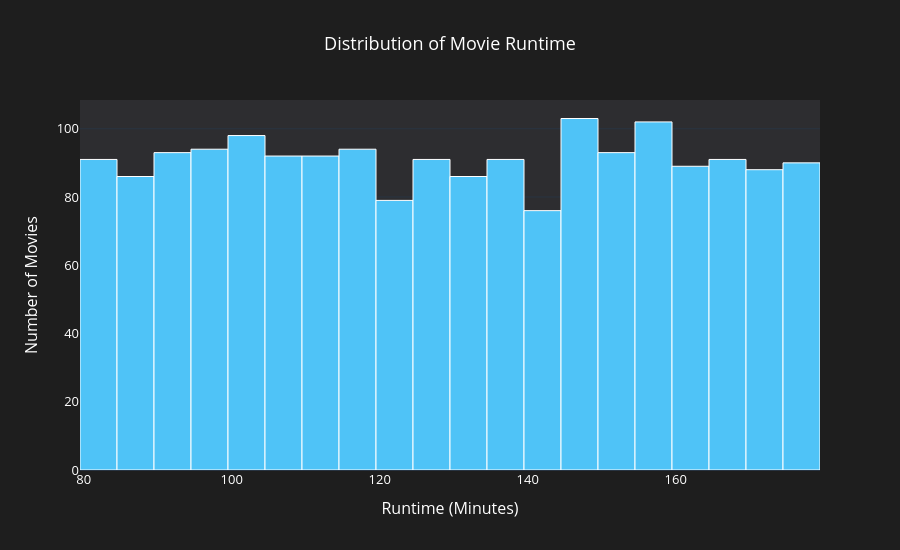

Here is the notebook cell this chart was saved with:
### Markdown cell above
## 6. Runtime Distribution

This histogram shows how movie runtimes are distributed across the dataset. It helps identify the most common movie duration and detect unusually short or long movies.

### Code cell
import plotly.express as px

fig = px.histogram(
    df,
    x="runtime",
    nbins=25,
    title="Distribution of Movie Runtime"
)

fig.update_traces(
    marker=dict(
        color="#4FC3F7",      # Electric Blue
        line=dict(color="white", width=1)
    ),
    hovertemplate="Runtime: %{x} mins<br>Movies: %{y}<extra></extra>"
)

fig.update_layout(
    template="plotly_dark",
    paper_bgcolor="#1E1E1E",
    plot_bgcolor="#2D2D30",
    font=dict(color="white", size=13),
    title=dict(
        text="Distribution of Movie Runtime",
        x=0.5
    ),
    xaxis_title="Runtime (Minutes)",
    yaxis_title="Number of Movies",
    height=550
)

fig.show()

### Figure 1 — Plotly figure (JSON) as saved in the notebook; plotly's stock layout.template omitted (floating-point values rounded to 4 significant figures; data arrays with more than 128 entries replaced by an {"elided": "..."} marker saying what was removed)
{"data": [{"bingroup": "x", "hovertemplate": "Runtime: %{x} mins<br>Movies: %{y}<extra></extra>", "legendgroup": "", "marker": {"color": "#4FC3F7", "line": {"color": "white", "width": 1}, "pattern": {"shape": ""}}, "name": "", "nbinsx": 25, "orientation": "v", "showlegend": false, "type": "histogram", "x": {"elided": "1819 int values"}, "xaxis": "x", "yaxis": "y"}], "layout": {"barmode": "relative", "font": {"color": "white", "size": 13}, "height": 550, "legend": {"tracegroupgap": 0}, "paper_bgcolor": "#1E1E1E", "plot_bgcolor": "#2D2D30", "title": {"text": "Distribution of Movie Runtime", "x": 0.5}, "xaxis": {"anchor": "y", "domain": [0, 1], "title": {"text": "Runtime (Minutes)"}}, "yaxis": {"anchor": "x", "domain": [0, 1], "title": {"text": "Number of Movies"}}}}
